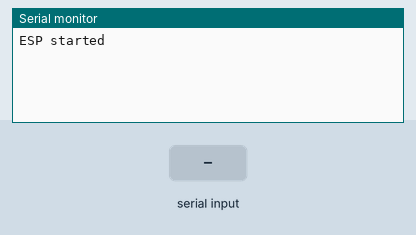
This sketch was run on a simulated ESP8266 (NodeMCU). Shown: the last lines printed to the serial monitor. The inputs (shaded band) are chosen by the test bench. WiFi joins after 1.5 s; servers stay silent unless stated.

Above: at 1.2 s.
1.3 s: "1\n" received over Serial
At 2.3 s:
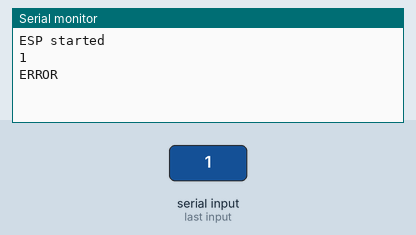
2.8 s: "0\n" received over Serial
At 3.2 s:
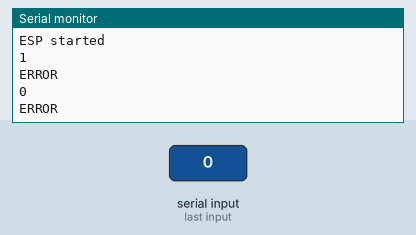
4.3 s: "2\n" received over Serial
At 5.6 s:
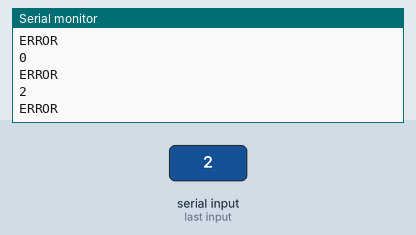

Measured:
- after the input at 1.3 s, the serial monitor: prints a new line at once (image 1)
- after the input at 2.8 s, the serial monitor: prints a new line at once (image 2)
- after the input at 4.3 s, the serial monitor: prints a new line at once (image 3)

The sketch:

esp_at.ino
```cpp
#include <TimeLib.h>
#include <ESP8266WiFi.h>
#include <WiFiUdp.h>


#define PTL   Serial.println
#define PT    Serial.print
#define WIFI_RETRY 10

char stringBuffer[50];
#define PMSTR(x) strcpy_P(stringBuffer,x)

//const char sATnr[]  PROGMEM = "AT\n\r";
//const char sATrn[]  PROGMEM = "AT\r\n";
//const char sATn[]   PROGMEM = "AT\n";
//const char sAT[]    PROGMEM = "AT";

const char _SSID[]  PROGMEM = "mines";
const char _PSWD[]  PROGMEM = "prospervan";

IPAddress timeServer(132, 163, 4, 101); // time-a.timefreq.bldrdoc.gov
// IPAddress timeServer(132, 163, 4, 102); // time-b.timefreq.bldrdoc.gov
// IPAddress timeServer(132, 163, 4, 103); // time-c.timefreq.bldrdoc.gov
int timeZone = -8;

WiFiUDP Udp;
unsigned int localPort = 8888;  // local port to listen for UDP packets

void setup() {
  Serial.begin(9600);
  Serial.println("\n\rESP started");
  WiFi.begin();


  setSyncProvider(getNtpTime);
  setSyncInterval(10);
}

void connectWifi()
{
  static bool upd_ok = false;
  wl_status_t stat = WiFi.status();
//  PT("Wifi status: "); PTL(stat);
  if (stat == WL_CONNECTED)
  {
    if (!upd_ok)
      Udp.begin(localPort);
  }
  else if (stat != WL_CONNECTED || stat == WL_DISCONNECTED)
  {
    char ssid[20];
    char pswd[20];
    strcpy_P(ssid,_SSID);
    strcpy_P(pswd,_PSWD);
    WiFi.begin(ssid, pswd);
    Udp.begin(localPort);
  }
}

bool str_cmp(const char* s1, const char* s2)
{
  int i = 0;
  while (s1[i] == s2[i])
  {
    if (s1[i] == NULL)
      break;
    i++;
  }
  if (s1[i] == NULL and s2[i] == NULL)
    return true;
  else
    return false;
}

void wifi_cmd()
{
  static char cmdBuffer[100];
  static byte bi = 0;
  static bool cmd_rdy = false;
  if (Serial.available() > 0)
  {
    char temp = Serial.read();
    if (temp == '\n')
    {
        cmd_rdy = true;
        cmdBuffer[bi++] = NULL;
    }
    if (temp == '\r');//Do nothing
    else
    {
      cmdBuffer[bi++] = temp;
    }
  }
  if (cmd_rdy)
  {
    cmd_rdy = false;
    Serial.println(cmdBuffer);
    if (str_cmp(cmdBuffer,("AT")))
    {
      Serial.println(F("OK"));
    }
    else if (str_cmp(cmdBuffer,("AT+TIME")))
    {
      time_t current = now();
      Serial.print("T:");
      byte *ptr = (byte*)&current;
      Serial.write(ptr,sizeof(current));
      Serial.println();
    }
    else //no match
    {
      Serial.println("ERROR");
    }
    bi = 0;
  }

}

void loop() {
   delay(10);
   wifi_cmd();
   delay(10);
   connectWifi();
}

/*-------- NTP code ----------*/

const int NTP_PACKET_SIZE = 48; // NTP time is in the first 48 bytes of message
byte packetBuffer[NTP_PACKET_SIZE]; //buffer to hold incoming & outgoing packets

time_t getNtpTime()
{
  static bool time_synced = false;
  while (Udp.parsePacket() > 0) ; // discard any previously received packets
//  PTL("Transmit NTP Request");
  sendNTPpacket(timeServer);
  uint32_t beginWait = millis();
  while (millis() - beginWait < 1500) {
    int size = Udp.parsePacket();
    if (size >= NTP_PACKET_SIZE) {
//      PTL("Receive NTP Response");
      Udp.read(packetBuffer, NTP_PACKET_SIZE);  // read packet into the buffer
      unsigned long secsSince1900;
      // convert four bytes starting at location 40 to a long integer
      secsSince1900 =  (unsigned long)packetBuffer[40] << 24;
      secsSince1900 |= (unsigned long)packetBuffer[41] << 16;
      secsSince1900 |= (unsigned long)packetBuffer[42] << 8;
      secsSince1900 |= (unsigned long)packetBuffer[43];

      if (!time_synced && secsSince1900 > 60000)
      {
        time_synced = true;
        setSyncInterval(90000UL);
      }
      return secsSince1900 - 2208988800UL * SECS_PER_HOUR;
    }
  }
//  PTL("No NTP Response :-(");
  return 0; // return 0 if unable to get the time
}

// send an NTP request to the time server at the given address
void sendNTPpacket(IPAddress &address)
{
  // set all bytes in the buffer to 0
  memset(packetBuffer, 0, NTP_PACKET_SIZE);
  // Initialize values needed to form NTP request
  // (see URL above for details on the packets)
  packetBuffer[0] = 0b11100011;   // LI, Version, Mode
  packetBuffer[1] = 0;     // Stratum, or type of clock
  packetBuffer[2] = 6;     // Polling Interval
  packetBuffer[3] = 0xEC;  // Peer Clock Precision
  // 8 bytes of zero for Root Delay & Root Dispersion
  packetBuffer[12]  = 49;
  packetBuffer[13]  = 0x4E;
  packetBuffer[14]  = 49;
  packetBuffer[15]  = 52;
  // all NTP fields have been given values, now
  // you can send a packet requesting a timestamp:
  Udp.beginPacket(address, 123); //NTP requests are to port 123
  Udp.write(packetBuffer, NTP_PACKET_SIZE);
  Udp.endPacket();
}
```
